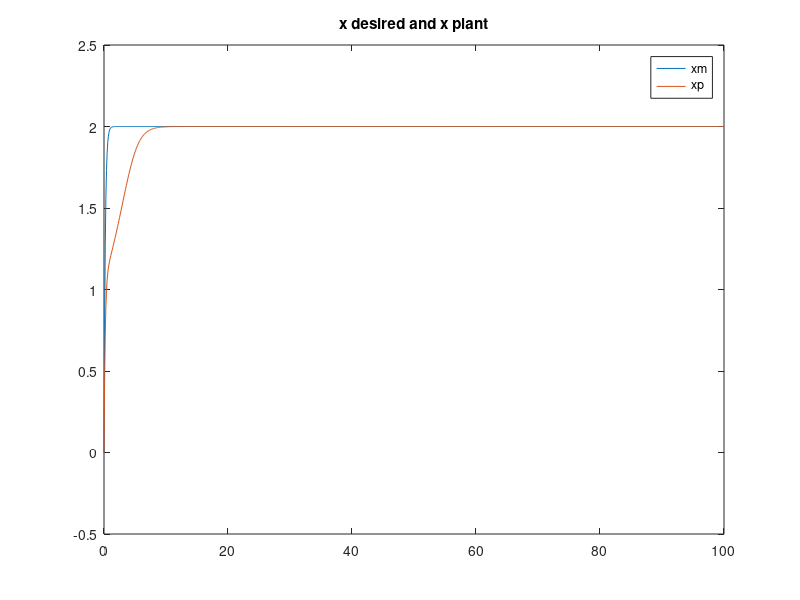
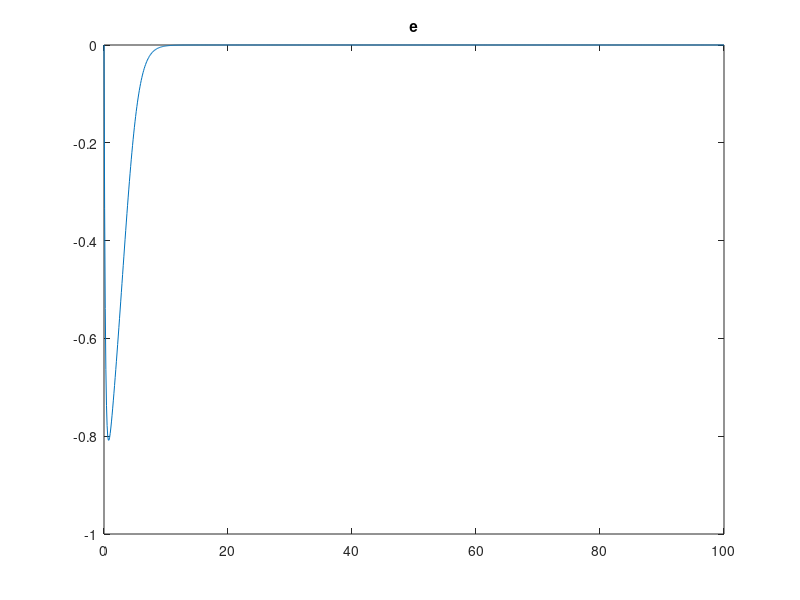
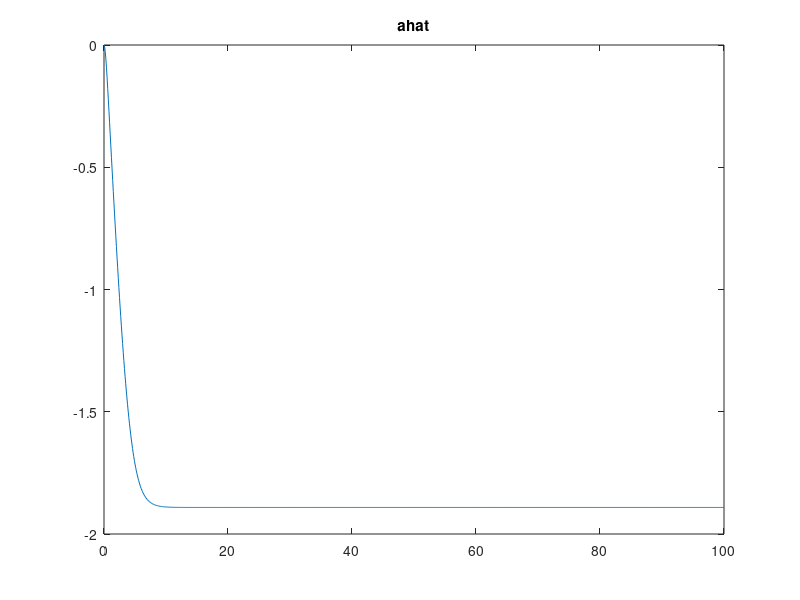
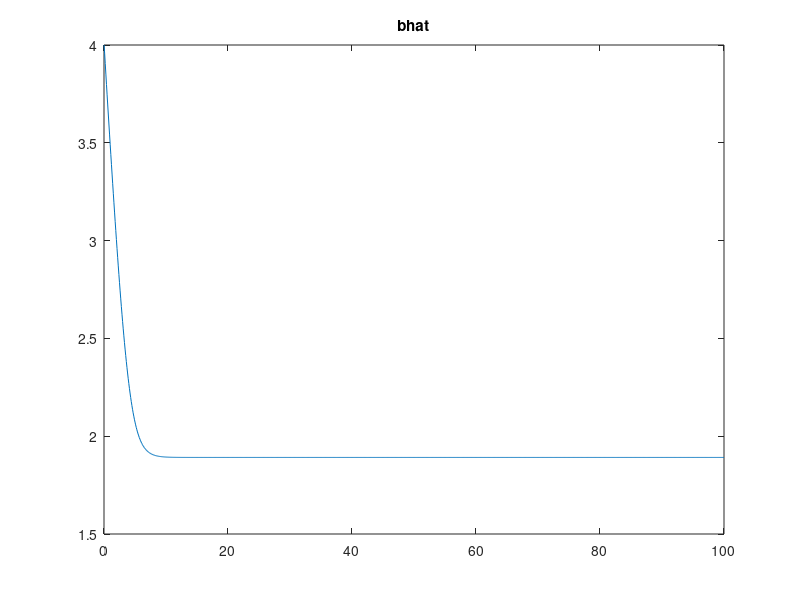

The MATLAB source for these figures, in order:
function figures()
%% Figures() 
%This function loads the whole workspace of the main script that calls it and plots all loop signals 
%and variables to make sure they're bounded.
%%
load workspace.mat
figure(1)
plot(t_space,xm);
hold on
plot(t_space,x);
legend('xm','xp'); 
title('x desired and x plant');
hold off

figure(2)
plot(t_space,e)
title('e')

figure(3)
plot(t_space,a_hat)
title('ahat')

figure(4)
plot(t_space,b_hat)
title('bhat')

figure(5)
plot(t_space(1:end-1),k)
title('k')

figure(6)
plot(t_space(1:end-1),l)
title('l')


figure(7)
plot(t_space(1:end-1),u)
title('u')
end
